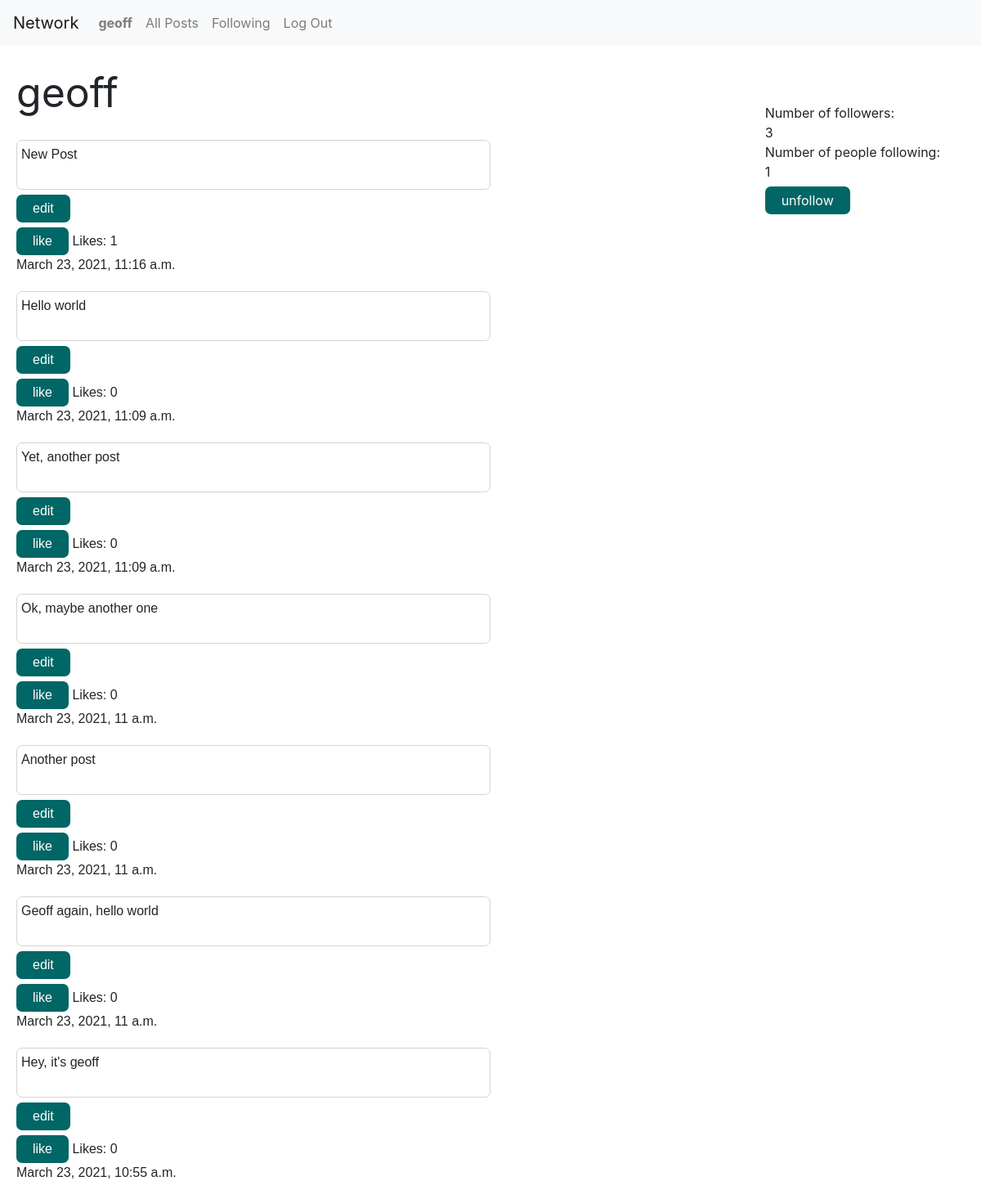
The app's page /3 (signed in) with its own data.
### network/models.py (models this page shows, shortened)
class User(AbstractUser):
    pass

class Post(models.Model):
    text = models.CharField(max_length=200)
    author = models.ForeignKey(User, on_delete=models.CASCADE)
    timestamp = models.DateTimeField(auto_now_add=True)
    likes = models.IntegerField(default=0)

### network/views.py (the view)
# urls.py: path("<int:user_id>", views.profile_view, name="profile"),
def profile_view(request, user_id):
    current_user = request.user
    profile = user_id
    followee = User.objects.get(id=user_id)
    followers = Follower.objects.filter(followee=followee)
    if Follower.objects.filter(followee=followee, followers = current_user):
        follow_button = "unfollow"
    else:
        follow_button = "follow"
    follower_count = 0
    following_count = 0
    for follower in followers:
        follower_count += 1
    following = Follower.objects.filter(followers = followee)
    for follow in following:
        following_count += 1
    posts = Post.objects.filter(author_id = user_id).order_by('-timestamp')
    p = Paginator(posts, 10)
    page_number = request.GET.get('page')
    page_obj = p.get_page(page_number)
    if request.user.is_authenticated:
        user=request.user
        likes = Like.objects.filter(user=user)
        likelist=[]
        for post in posts:
            if Like.objects.filter(user=user, likes=post):
                likelist.append(post)
    return render(request, "network/profile.html", {
       "posts": posts, "page_obj": page_obj, "follower_count": follower_count, "following_count": following_count, "profile": profile, "follow_button": follow_button, "followee": followee, "likes": likes, "likelist": likelist
    })

### network/templates/network/profile.html (shortened to what this page needs)
{% extends "network/layout.html" %}
{% load static %}
{% block body %}
<div style="float: right; margin: 50px">
    Number of followers: <div id="follower_count">{{ follower_count }}</div>
    <div>
     Number of people following: <div id="following_count">{{ following_count }}</div>
    </div>
    <button id ="follow">{{ follow_button }}</button>
</div>
<div class="author" style="margin: 20px; font-size: 50px;">
    {{ followee }}
</div>
{% for post in page_obj %}
<div style="display: block; margin: 20px; font-family: arial">
    <div id="{{ post.id }}">
    <div>
        <div class="text">
            {{ post.text }}
        </div>
        {% if post.author == request.user %}
        <button id="edit-{{post.id}}" class="edit" onclick="showEdit(this)">edit</button>
        {% endif %}
    </div>
    {% if user.is_authenticated %}
        {% if post in likelist %}
        <button id="like-{{ post.id }}" class="like" onclick="like(this)">unlike</button>
        {% else %}
        <button id="like-{{ post.id }}" class="like" onclick="like(this)">like</button>
        {% endif %}
    {% endif %}
    Likes: <div id="like-count-{{ post.id }}" style="display: inline">{{ post.likes }}</div>
</div>
        <div>
            {{ post.timestamp }}
        </div>
    </div>
{% endfor %}
{% endblock %}

### network/templates/network/layout.html (shortened to what this page needs)
{% load static %}
<!DOCTYPE html>
<html lang="en">
    <head>
        <link rel="stylesheet" href="https://stackpath.bootstrapcdn.com/bootstrap/4.4.1/css/bootstrap.min.css">
        <link href="{% static 'network/styles.css' %}" rel="stylesheet">
    </head>
    <body>
        <nav class="navbar navbar-expand-lg navbar-light bg-light">
            <a class="navbar-brand" href="#">Network</a>
            <div>
              <ul class="navbar-nav mr-auto">
                {% if user.is_authenticated %}
                    <li class="nav-item">
                        <a class="nav-link" href="#"><strong>{{ user.username }}</strong></a>
                    </li>
                {% endif %}
                <li class="nav-item">
                  <a class="nav-link" href="{% url 'index' %}" id="all_posts">All Posts</a>
                </li>
                {% if user.is_authenticated %}
                    <li class="nav-item">
                        <a class="nav-link" href="{% url 'following' %}">Following</a>
                    </li>
                    <li class="nav-item">
                        <a class="nav-link" href="{% url 'logout' %}">Log Out</a>
                    </li>
                {% endif %}
              </ul>
            </div>
          </nav>
        <div class="body">
            {% block body %}
            {% endblock %}
        </div>
    </body>
</html>

### network/static/network/styles.css (style rules this page uses)
button { margin-top: 6px; background-color: #006666; border: none; color: white; padding: 5px 20px; text-align: center; text-decoration: none; display: inline; font-size: 16px; border-radius: 7px; }
.text { padding-left: 5px; padding-top: 5px; padding-bottom: 30px; border: 1px solid lightgrey; border-radius: 7px; width: 50%; }
.author { font-size: 30px; }

### records on screen
User: username "geoff"
Post: text "New Post", likes "1", timestamp "March 23, 2021, 11:16 a.m."
Post: text "Hello world", likes "0", timestamp "March 23, 2021, 11:09 a.m."
Post: text "Yet, another post", likes "0", timestamp "March 23, 2021, 11:09 a.m."
Post: text "Ok, maybe another one", likes "0", timestamp "March 23, 2021, 11 a.m."
Post: text "Another post", likes "0", timestamp "March 23, 2021, 11 a.m."
Post: text "Geoff again, hello world", likes "0", timestamp "March 23, 2021, 11 a.m."
Post: text "Hey, it's geoff", likes "0", timestamp "March 23, 2021, 10:55 a.m."

### other values on screen
{{ follower_count }} "3"
{{ following_count }} "1"
{{ follow_button }} "unfollow"
